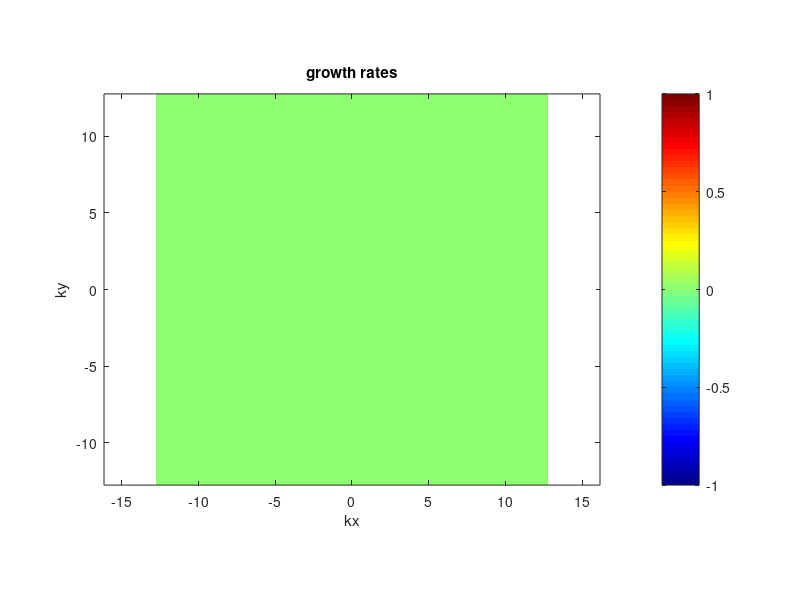
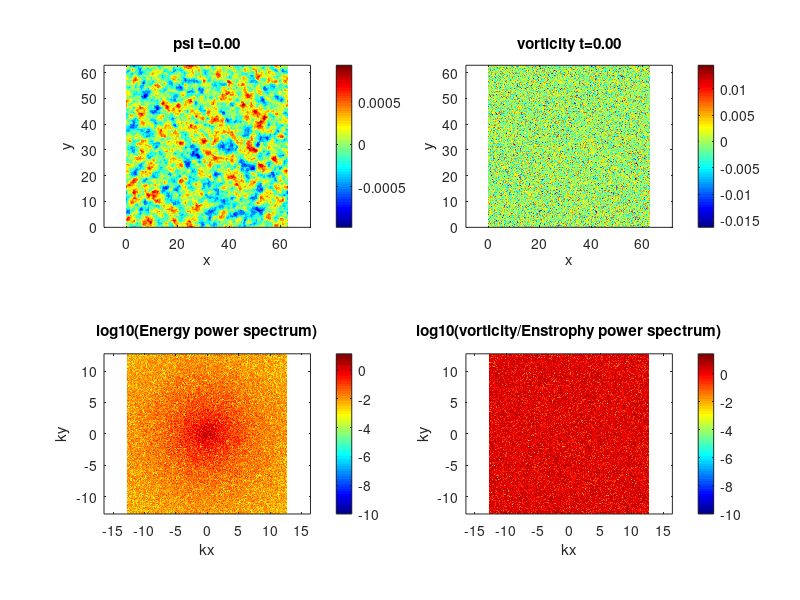
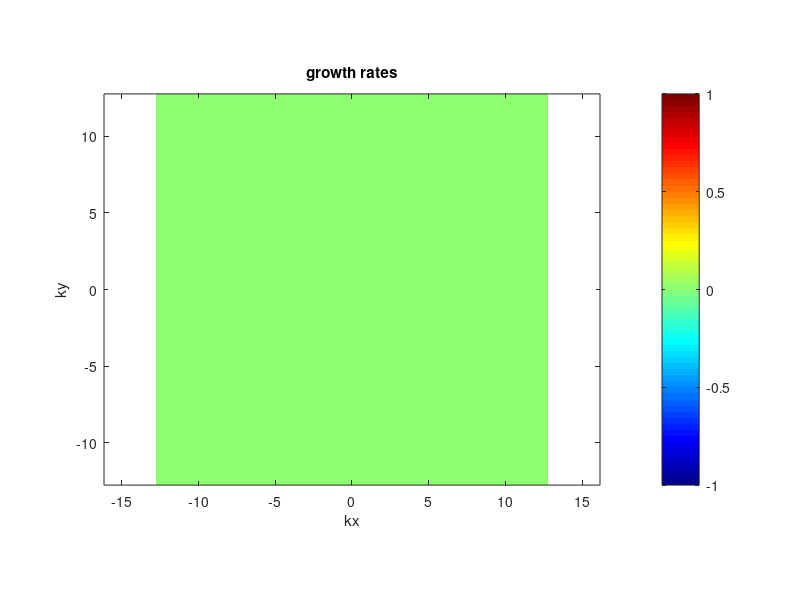

The MATLAB source for these figures, in order: (Note: a time limit stopped this script after it produced the figures.)
function spectral_DS2d
%%%%%%%%%%%%%%%%%%%%%%%%%%%%%%%%%%%%%%%%%%%%%%%%%%%%%%%%%%%%%%%%%%%%%%%%%%%%%%%%%
% 1-field toy model of the Dimits shift. Similar to the Hasegawa-Mima           %
% equation or the Kuramoto-Sivashinsky equation.                                %
%                                                                               %
% Based off an MIT code originally made by Jean-Christophe Nave.                %
% Modified by Denis St-Onge                                                     %
%                                                                               %
% Laplacian(psi) = w                                                            %
% u = psi_y                                                                     %
% v =-psi_x                                                                     %
%%%%%%%%%%%%%%%%%%%%%%%%%%%%%%%%%%%%%%%%%%%%%%%%%%%%%%%%%%%%%%%%%%%%%%%%%%%%%%%%%
clear all;
mkdir('plots'); mkdir('data');
delete('log.txt');

scale=0;         % quick scale of the linear terms
mu   =scale*2;      % friction
nu   =scale*0.01; % viscosity
muZF =scale*0e-4; %scale*2*0; % zonal friction
nuZF =scale*0e-5; %scale*5.0e-4; % zonal viscosity
l    =scale*0;     % Landau-like damping
gamma=scale*2.5;   % linear drive 2.4203
HM=scale*0;		 % HM-type wave
TH=scale*0;      % Terry-Horton i delta
h=1;             % hyperviscosity factor
hZF=2;             % hyperviscosity factor
forcing=0; 		 % forcing magnitude
LX=2*pi*10;      % X scale
LY=2*pi*10;      % Y scale
NX_real=256;     % resolution in x
NY_real=256;     % resolution in y
dt=1e-5;    % time step. Should start small as CFL updated can pick up the pace
pert_size=1e-2; % size of perturbation
TF=1000.0;   % final time
iF=2000000;  % final iteration, whichever occurs first
iRST=10000; % write restart dump
i_report=100;
en_print=10;
TSCREEN=1000; % sreen update interval time (NOTE: plotting is usually slow)
initial_condition='random';   %'simple vortices' 'vortices' 'random' or 'random w' 
AB_order=-1; % Adams Bashforth order 1,2,3, or 4 (3 more accurate, 2 possibly more stable) -1 = RK3
linear_term='exact'; % CN, BE, FE, or exact
simulation_type='NL'; % NL, QL, or L (nonlinear, quasilinear and linear respectively)
padding = true; % 3/2 padding, otherwise 2/3 truncation.
save_plots = true; % save plots to file
system_type='MHM'; % NS, HM, MHM
cfl_cadence=1;
max_dt=1e-5;
safety=0.15;
diagnostics=false;

%rng(707296708);
rng('shuffle');
s=rng;


% print log file.
diary('log.txt') 
diary on;

fig1=figure(1);
fig2=figure(2);

% ensure parameters get printed  to log.
fprintf('nu: %.05e  mu:%.05e gamma:%.05e\n',nu,mu,gamma);
fprintf('l: %.05e  HM:%.05e TH:%.05e\n',l,HM,TH);
fprintf('LX:%.02f LY:%.02f NX:%d NY:%d\n',LX, LY, NX_real, NY_real);
fprintf('h:%d scale:%d Tf:%.01f iF:%d\n',h, scale, TF, iF);
fprintf('hZF:%d muZF:%e nuZF:%e\n',hZF,muZF,nuZF);
fprintf('Nonlinear:%s padding:%d System:%s\n',simulation_type, padding,system_type);
fprintf('random seed:%d AB order:%d CFL step:%d\n',s.Seed, AB_order, cfl_cadence);
fprintf('safety:%f\n',safety);

energyFile=0; 
if(strcmp(initial_condition,'restart'))
    energyFile = fopen('energy.dat','a');
else
    energyFile = fopen('energy.dat','w');
end

fprintf(energyFile,'# [1] t  [2] dt  [3] energy  [4] enstrophy  [5] ZF    [6] DW    [7] flux\n');


NX=NX_real;
NY=NY_real;
if(padding)
    NX=3*NX/2;
    NY=3*NY/2;
end

dx=LX/NX;
dy=LY/NY;
dkx=2*pi/LX;
dky=2*pi/LY;
LXnum=0:dx:LX;
LYnum=0:dy:LY;

minkx= -(NX_real/2 - 1)*dkx;
maxkx=  (NX_real/2 - 1)*dkx;
minky= -(NY_real/2 - 1)*dky;
maxky=  (NY_real/2 - 1)*dky;
kxnum= minkx:dkx:maxkx;
kynum= minky:dky:maxky;

t=0.;
i=0;
k=0;
c1=0;
c2=0;
c3=0;
dt1=0;
dt2=0;
dt3=0;
w_hat=0; %this is our field.
I=sqrt(-1);

kx=dkx*I*ones(1,NY)'*(mod((1:NX)-ceil(NX/2+1),NX)-floor(NX/2)); % matrix of wavenumbers in x direction 
ky=dky*I*(mod((1:NY)'-ceil(NY/2+1),NY)-floor(NY/2))*ones(1,NX); % matrix of wavenumbers in y direction 

% Cutting of frequencies using the 2/3 rule. 
% Discard asymmetric N/2 term. Otherwise reality is not enforced.
dealias=abs(kx/dkx) <1/3*NX & abs(ky/dky) <1/3*NY;


ksquare=kx.^2+ky.^2;                                % Laplacian in Fourier space
ksquare(1,1)=-1; 
kmu = -(-1)^h*mu * ones(NY,NX)./(ksquare.^(h-1)) ;                            % drag force array
ksquare_viscous=-(-1)^h*nu*(ksquare.^h);            % Viscosity array

ksquare_poisson=ksquare - ones(NY, NX) + TH*ky;		% Poisson equation in Fourier space
if(strcmpi(system_type,'NS'))
    ksquare_poisson=ksquare;		% Poisson equation in Fourier space
end
ksquare_poisson(1,1)=-1;  % fixed Laplacian in Fourier space for Poisson's equation


gd = gamma * ky.^2./ksquare_poisson;

zonal_part = zeros(NY,NX);
zonal_part(1,:) = zonal_part(1,:) + ones(1,NX);
fluct_part = ones(NY,NX) - zonal_part;

lin_growth = -kmu + ksquare_viscous + gd - l*abs(ky); % this is the linear growth rate used in computations


% No damping on zonal modes. Modified Poisson equation (proper adiabatic electron response)
if(strcmpi(system_type,'MHM'))
    kxzf = kx(1,:);
    lin_growth(1,:) = zeros(1,NX) - muZF*ones(1,NX) -(-1)^hZF*nuZF*(kxzf.^(2*hZF)) ;
    ksquare_poisson(1,:) = ksquare_poisson(1,:) + ones(1,NX);
	ksquare_poisson(1,1)=-1;
end
numel(find(lin_growth(:)>0))

lin_trunc = dealias.*lin_growth;
max_growth = max(lin_trunc(:))
max_rate = max(abs(lin_trunc(:)))
0.25/max_rate

lg2 = lin_growth.^2;
lg3 = lin_growth.^3;

% forcing stuff?
kf_min = 16*dkx;
dkf = 0.5*dkx;
forcing_base = abs(ksquare) <= (kf_min+dkf)^2 & abs(ksquare) >= kf_min^2;

% Define initial vorticity distribution
switch lower(initial_condition)
   case {'vortices'}
      [i,j]=meshgrid(1:NX,(1:NY));
      psi=exp(-((i*dkx-pi).^2+(j*dky-pi+pi/4).^2)/(0.2))+exp(-((i*dx-pi).^2+(j*dky-pi-pi/4).^2)/(0.2))-0.5*exp(-((i*dkx-pi-pi/4).^2+(j*dky-pi-pi/4).^2)/(0.4));
    case {'simple vortices'}
        [i,j]=meshgrid((1:NX)*(2*pi/NX),(1:NY)*(2*pi/NY));
        psi=1*sin(i).*cos(j).^2;    
    case {'random psi'}
      psi=pert_size*(2*rand(NX,NY) - 1);%normally 1e-3
      w_hat=ksquare_poisson.*fft2(psi);
    case {'random'}
      w=pert_size*(2*rand(NY,NX)-1);%normally 5e-2
      w_hat=fft2(w);
      w_hat(1,:)=zeros(1,NX);
      %w_hat=zonal_part.*w_hat;
    case {'waves'}
      [i,j]=meshgrid((1:NX)*(2*pi/NX),(1:NY)*(2*pi/NY));
      %w=20*sin(32*j) + 1e-1*cos(13*i);
      w=2e1*sin(32*j) + 5e-2*(2*rand(NY,NX)-1);
      w_hat=fft2(w);
      w_hat(1,:)=fluct_part.*w_hat;
    case {'restart'}
        fileID=fopen('restart.bin','r');
        t=fread(fileID,1,'double');
        dt=fread(fileID,1,'double');
        i=fread(fileID,1,'int');
        k=fread(fileID,1,'int');
        dt1=fread(fileID,1,'double');
        dt2=fread(fileID,1,'double');
        dt3=fread(fileID,1,'double');
        c1=fread(fileID,[NY NX],'double')+I*fread(fileID,[NY NX],'double');
        c2=fread(fileID,[NY NX],'double')+I*fread(fileID,[NY NX],'double');
        c3=fread(fileID,[NY NX],'double')+I*fread(fileID,[NY NX],'double');
        w_hat=fread(fileID,[NY NX],'double')+I*fread(fileID,[NY NX],'double');
        fclose(fileID);        
    otherwise
      disp('Unknown initial conditions !!!');
      return
end

if(padding) % ensure there's no energy in the padded region of k-space.
   w_hat=dealias.*w_hat;
end
w_hat(1,1)=0; % Gauge condition. Should be redundant.
w_hat0=w_hat; % Keep initial conditions for possible future diagnostics.


u=0;
v=0;
U_ZF=0;
force=zeros(NY,NX);
w2=w_hat;

if(save_plots) %plot growth rate contours
	plotgrowth()
end

tic
while t<TF && i<iF
    psi_hat = w_hat./ksquare_poisson;  % Solve Poisson's Equation
    if(any(isnan(w_hat(:)))) % Something really bad has happened.
        disp(sprintf('Divergence at iteration: %d',i));
        return;
    end
    if(mod(i,i_report)==0)
       disp(sprintf('iteration: %d    dt:%.02e     t:%.03e     step time:%.1d s',i,dt,t,toc)); 
       tic;
        diary off; %flush diary
		diary on;
    end
    if (mod(i,en_print)== 0) 
        outputEnergy();
    end
    
    if (mod(i,TSCREEN)== 0) 
        plotfunc();
    end
    
    if (mod(i,iRST) == 0)
        dump('restart.bin');
    end
    

    if(forcing ~= 0)
       force=calculate_forcing(); 
    end
    
    w_hat_new=0;
    conv_hat =0;
    % Compute the non-linear term
    if (AB_order == -1 ) % RK3
	      w_hat_new = ETDRK3(w_hat);
    	if(mod(i+1,cfl_cadence)==0 && i > 3) % compute new timestep from CFL condition.
        	abs_u=abs(u);
        	abs_v=abs(v);
        	abs_ZF=abs(U_ZF);
        	maxV= max(abs_u(:)+abs_ZF(:))/dx + max(abs_v(:))/dy;
        	if(maxV>0)
           	 new_dt=1/maxV;
        	else
           	 new_dt=inf;
        	end
        		dt=min(max(0.5*dt,min(safety*new_dt,1.1*dt)),max_dt);
    		end
    else 
        conv_hat = calc_Nonlinear(w_hat,simulation_type);
         
     
    if(mod(i+1,cfl_cadence)==0 && i > 3) % compute new timestep from CFL condition.
        abs_u=abs(u);
        abs_v=abs(v);
        abs_ZF=abs(U_ZF);
        maxV= max(abs_u(:)+abs_ZF(:))/dx + max(abs_v(:))/dy;
        if(maxV>0)
            new_dt=1/maxV;
        else
            new_dt=inf;
        end
        dt=min(max(0.5*dt,min(safety*new_dt,1.1*dt)),max_dt);
    end
    
    conv_hat = dealias.*(conv_hat + forcing*kf_min*force/sqrt(dt));
    
    L1=0;
    L2=0;
    w_prev=w_hat;
    
    A=1.0; B=0; C=0; D=0;
    w_hat_new = 0;
    if (i < 1 || AB_order == 1) %Forward-Euler to generate history. Should run a small time-step at first. 
    	 %do nothing w_hat_new = w_hat_new - L2.*conv_hat;
    elseif (i < 2 || AB_order == 2)
    	w1=dt1/dt;
    	A=(1.0 + 0.5*w1);
    	B=0.5*w1;
   	elseif (i < 3 || AB_order == 3)
    	w1=dt1/dt;
    	w2=dt2/dt;
    	A=(2.0 + 3.0*w2 + 6.0*w1*(1+w1+w2))/(6.0*w1*(w1+w2));
    	B=(2.0 + 3.0*w1 + 3.0*w2)/(6.0*w1*w2);
    	C=(2.0 + 3.0*w1)/(6.0*w2*(w1+w2));
     elseif (i < 4 || AB_order == 4)
        w1=dt1/dt;
        w2=dt2/dt;
        w3=dt3/dt;
        A=(3.0 + 8.0*w2 + 4.0*w3 + 6.0*(2*w1^3 + w2*(w2+w3) +2.0*w1*(1.0+w2)*(1.0+w2+w3) + w1^2*(3.0 + 4.0*w2+2*w3)));
        A=A/(12.0*w1*(w1+w2)*(w1+w2+w3));
        B=(3.0 + 6.0*(w1+w2)*(w1+w2+w3) + 4.0*(2.0*(w1+w2)+w3))/(12.0*w1*w2*(w2+w3));
        C=(3.0 + 6.0*w1*(w1+w2+w3)+4.0*(2.0*w1 + w2+w3))/(12.0*w2*(w1+w2)*w3);
        D=(3.0 + 6.0*w1*(w1+w2)+4.0*(2.0*w1 + w2))/(12.0*w3*(w2+w3)*(w1+w2+w3));
    end
  
    
    
    switch upper(linear_term)
        case {'CN'} %crank nicolson
            L1=(1 + 0.5*dt*lin_growth)./(1 - 0.5*dt*lin_growth);
            L2=dt./(1 - 0.5*dt*lin_growth);    
        case {'BE'} %backward euler
            L1=1.0./(1 - dt*lin_growth);
            L2=dt./(1 - dt*lin_growth);    
        case {'EXACT'}%exact
            L1=exp(dt*lin_growth);
            L2=dt*L1;   
            B=B.*exp((dt1)*lin_growth);
            C=C.*exp((dt1+dt2)*lin_growth);
            D=D.*exp((dt1+dt2+dt3)*lin_growth);
        otherwise
            disp('Unknown linear handling type.');
            return;
    end
    
    % Compute Solution at the next step
	% Implicitly solve the linear term with 2nd order Crank-Nicholson
    w_hat_new = L1.*w_prev;
    w_hat_new = w_hat_new - L2.*(A.*conv_hat - B.*c1 + C.*c2 - D.*c3);
  
    end
    t=t+dt;
    i=i+1;

    w_hat=w_hat_new;
    
    c3=c2;
    c2=c1;
    c1=conv_hat;
    
    dt3=dt2;
    dt2=dt1;
    dt1=dt;
end
fclose(energyFile);

%write final state 
fprintf('Simulation ended at time %.03e and iteration %d\n',t,i);
dump('final_state.bin');

if(strcmpi(simulation_type,'L') && diagnostics)
   w0f=w_hat0.*exp(t*lin_growth); 
   comp=abs(w_hat-w0f)./abs(w0f);
   fprintf('Maximum linear error:%e\n',max(comp(:)));
end

% SIMULATION ENDS HERE

%%----------------------------------%%
%% Helper Function Definitions      %% 
%%----------------------------------%%

	function f=calculate_forcing()
        f=zeros(NY,NX);
        for i1 = 1:NY
           for j1 = 1:NX
                if(forcing_base(i1,j1) ~=0 )
                    f(i1,j1) = randn(1);
                end    
           end
        end
	end

    function x=RK3(w_h)
        a =[8./15.,5./12.,0.75];
        b =[0,-17.0/60.0,-5.0/12.0];
        Fa =0.0;
        Fb =0.0;
        u_new=w_h;
        for j = 1:3 
            Fb = Fa;
            Fa = calc_Nonlinear(u_new,simulation_type);
            u_new = (1 + 0.5*(a(j)+b(j))*dt*lin_growth)./(1 - 0.5*(a(j)+b(j))*dt*lin_growth).*u_new;
            u_new = u_new + a(j)*Fa +b(j)*Fb;
        end
        x=u_new;
    end   

    function x=ETDRK3(w_h)
        u_new=w_h;
        
        lin_zeroes = (dt*abs(lin_growth)) < 1e-3;
        lin_NZ = ones(NY,NX) - lin_zeroes;
        
        lin_div = lin_growth + lin_zeroes.*ones(NY,NX);
        st=simulation_type;
        eh = exp(0.5*lin_growth*dt);
        e1 = exp(lin_growth*dt);

        M=32; 	
		r=exp(I*pi*((1:M)-0.5)/M);

	
		lg= lin_growth(:); LR=dt*lg(:,ones(M,1)) + r(ones(NY*NX,1),:);
        elr=exp(LR);
		Q1 =dt*real(mean(			 (exp(LR/2)-1)./LR							,2));
		Q2 =dt*real(mean(			 (elr-1)./LR                                ,2));
		f1 =dt*real(mean(		 (-4   -LR        +elr.*(4-3*LR+LR.^2))./LR.^3	,2));
		f2 =dt*real(mean(		4*( 2  +LR        +elr.*(-2+LR))./LR.^3			,2));
		f3 =dt*real(mean(		 (-4 -3*LR -LR.^2 +elr.*(4-LR))./LR.^3			,2));
		Q1=reshape(Q1,NY,NX);
		Q2=reshape(Q2,NY,NX);
		f1=reshape(f1,NY,NX);
		f2=reshape(f2,NY,NX);
		f3=reshape(f3,NY,NX);

        A1 = -calc_Nonlinear(u_new,st);
        
        an =     u_new.*eh + Q1.*A1;
      
        A2 = -calc_Nonlinear(an,st);
        
        bn = u_new.*e1 + Q2.*(2.0*A2-A1);
        
        A3 = -calc_Nonlinear(bn,st);
        
        cn = u_new.*e1 + (A1.*f1 + A2.*f2 + A3.*f3); 
        
        x = dealias.*cn;   

    end   
 function x=ETDRK2(w_h)
        u_new=w_h;
        
        lin_zeroes = dt*abs(lin_growth) == 0;
        lin_NZ = ones(NY,NX) - lin_zeroes; 
        
        lin_div = lin_growth + lin_zeroes.*ones(NY,NX);
        st=simulation_type;
        e1 = exp(lin_growth*dt);
        
        A1 = -calc_Nonlinear(u_new,st);
        
        an =     lin_NZ.*(u_new.*e1 + (e1 - ones(NY,NX)).*A1./lin_div);
        an = an + lin_zeroes.*(u_new.*e1 + dt*A1);
        
        A2 = -calc_Nonlinear(an,st);
        
        bn = lin_NZ.*(u_new.*e1 + (e1 - ones(NY,NX)).*(2.0*A2-A1)./lin_div);
        bn = bn + lin_zeroes.*(u_new.*e1 + dt*(2.0*A2-A1));
        
        cnNZ = an + (A2 - A1).*(e1 - ones(NY,NX) - dt*lin_growth)./(dt*lin_div.^2);
        cnZ = an + 0.5*dt*(A2-A1);
        x = dealias.*(lin_zeroes.*cnZ + lin_NZ.*cnNZ);
 end   

    function infCheck(inver,name)
       if(any(isinf(inver(:))))
              disp(sprintf('%s infinity at iteration: %d',name, i));
       end
    end

    function nanCheck(inver,name)
       if(any(isnan(inver(:))))
              disp(sprintf('%s NaN at iteration: %d',name, i));
       end
    end

	function y=calc_Nonlinear(w_h,type)
    conv_hat = 0;
    psi_h = w_h./ksquare_poisson;  % Solve Poisson's Equation
	switch upper(type)
        	case {'NL'} %full non-linear
            	uhat = -ky.*psi_h;
            	vhat =  kx.*psi_h;
            	w_xhat = kx.*w_h;
            	w_yhat = ky.*w_h;
            
            	% dealiasing here truncates if not padded, other it has no effect
            	u  =real(ifft2(dealias.*uhat));      % Compute  y derivative of stream function ==> u
            	v  =real(ifft2(dealias.*vhat));      % Compute -x derivative of stream function ==> v
            	w_x=real(ifft2(dealias.*w_xhat));      % Compute  x derivative of vorticity
            	w_y=real(ifft2(dealias.*w_yhat));
            	conv     = u.*w_x + v.*w_y;         % evaluate the convective derivative (u,v).grad(w)   
            	conv_hat = fft2(conv);              % go back to Fourier space
      
        	case {'QL'} %quasi-linear
            	%for zonal part
            	uphat = -ky.*fluct_part.*psi_h;
            	vphat =  kx.*fluct_part.*psi_h;
        
            	%for fluctuation part
            	U_hat = kx.*zonal_part.*psi_h;
            	U_xxhat = (kx.^2).*U_hat;
            	w_yhat = ky.*fluct_part.*w_h;       
        
            	% dealiasing here truncates if not padded, other it has no effect
            	u    =real(ifft2(dealias.*uphat));      % Compute  y derivative of stream function ==> u
            	v    =real(ifft2(dealias.*vphat));      % Compute -x derivative of stream function ==> v
            	U_ZF =real(ifft2(dealias.*U_hat));      % Compute zonal velocity
            	U_xx =real(ifft2(dealias.*U_xxhat));      % Compute zonal velocity
            	w_y  =real(ifft2(dealias.*w_yhat));
            	conv_fluct = U_ZF.*w_y + u.*U_xx;         % evaluate the convective derivative (u,v).grad(w)   
            	conv_zonal = u.*v;         % evaluate the convective derivative (u,v).grad(w)       
            	conv_fluct_hat = fft2(conv_fluct);               % go back to Fourier space
            	conv_zonal_hat = fft2(conv_zonal);
            	conv_hat = fluct_part.*conv_fluct_hat + (kx.^2).*zonal_part.*conv_zonal_hat;
        	case {'L'}%full linear 
           	 %do nothing
            otherwise
           	 disp('Unknown simulation type.');
        	    return 
    end
    if(padding)
        conv_hat = dealias.*conv_hat;
    end
    y=conv_hat;
	end

	function plotgrowth()
    	subplot(1,1,1);
    	plotg=0;
    	f=randn(NY,NX).*forcing_base;
    	if(padding)
       		plotg=circshift(dealias.*lin_growth,[NY_real/2,NX_real/2]); 
       		plotg=plotg(2:NY_real,2:NX_real);
    	else
       		plotg=circshift(dealias.*lin_growth,[NY_real/2,NX_real/2]); 
       		plotg=plotg(2:NY_real,2:NX_real);
    	end
    	force=real(ifft2(f));
    	imagesc(kxnum,kynum,real(plotg)), axis equal tight, colorbar
    	%imagesc(kxnum,kynum,f), axis equal tight, colorbar
    	set(gca,'Ydir','Normal')
    	colormap(jet)
    	title('growth rates');    
    	xlabel('kx');
    	ylabel('ky');
    	if(save_plots)
        	saveas(gcf,'growth.png');
   		end
   		drawnow
    end
    function outputEnergy()
        diary off; %flush diary
		diary on;
        
        w_curr=w_hat;
        psi_curr=psi_hat;
     
        enstrophy = 0.5*w_curr.*conj(w_curr);
        energy = 0.5*real(-conj(psi_curr).*w_curr);
     %   flux = -0.5*real(psi_y.*(psi_y.*psi_y + psi_x.*psi_x  + psi.*psi));
             
        enstrophy_tot = sum(enstrophy(:))/(NX*NY)^2;
        energy_tot    = sum(energy(:))/(NX*NY)^2; 
        ZF_energy = sum(sum(zonal_part.*energy))/(NX*NY)^2;
        DW_energy = sum(sum(fluct_part.*energy))/(NX*NY)^2;
       % flux_tot = sum(flux(:))/(NX*NY);
        
        fprintf(energyFile,'%e %e %.15e %e %e %e \n',t,dt,energy_tot,enstrophy_tot,ZF_energy,DW_energy);
        
        
    end
    function plotfunc()
              % Go back in real space omega in real space for plotting
		diary off; %flush diary
		diary on;
        w_curr=w_hat;
        psi_curr=psi_hat;
        psi=real(ifft2(psi_curr));
        w=real(ifft2(w_curr)); 
     
        enstrophy = 0.5*w_curr.*conj(w_curr);
        energy = 0.5*real(-conj(psi_curr).*w_curr);                  
        
		%iso_spectrum(energy,enstrophy);

        if(padding)
           enstrophy=circshift(enstrophy,[NY_real/2,NX_real/2]); 
           enstrophy=enstrophy(2:NY_real,2:NX_real);
           energy=circshift(energy,[NY_real/2,NX_real/2]); 
           energy=energy(2:NY_real,2:NX_real);
        else
           enstrophy=circshift(enstrophy,[NY_real/2,NX_real/2]); 
           enstrophy=enstrophy(2:NY_real,2:NX_real);
           energy=circshift(energy,[NY_real/2,NX_real/2]); 
           energy=energy(2:NY_real,2:NX_real);
        end
      
        wlog=max(log10(enstrophy),-10);
        energylog=max(log10(energy),-10);
        set(0,'CurrentFigure',fig1);
        subplot(2,2,1)
        imagesc(LXnum,LYnum,psi), axis equal tight, colorbar
        set(gca,'Ydir','Normal')
        colormap(jet)
        title(sprintf('psi t=%.02f',t));
        xlabel('x');
        ylabel('y');
        subplot(2,2,2)
        imagesc(LXnum,LYnum,w), axis equal tight, colorbar
        title(sprintf('vorticity t=%.02f',t));
        set(gca,'Ydir','Normal')
        xlabel('x');
        ylabel('y');
        subplot(2,2,3)
        imagesc(kxnum,kynum, energylog), axis equal tight, colorbar
        title('log10(Energy power spectrum)');    
        set(gca,'Ydir','Normal')
        xlabel('kx');
        ylabel('ky');
        subplot(2,2,4)
        imagesc(kxnum,kynum,wlog), axis equal tight, colorbar
        set(gca,'Ydir','Normal')
        xlabel('kx');
        ylabel('ky');
        title('log10(vorticity/Enstrophy power spectrum)');    
        if(save_plots)
            saveas(gcf,sprintf('plots/fig_%d.png',k));
        end
        drawnow
        set(0,'CurrentFigure',fig2);
        if(1==1)
       %     kx_spec=energylog(NY_real/2,:);
       %     ky_spec=energylog(:,NX_real/2);
       %     kx_spec(NX_real/2)=0.5*(kx_spec(NX_real/2-1)+kx_spec(NX_real/2+1)); 
       %     ky_spec(NY_real/2)=0.5*(ky_spec(NY_real/2-1)+ky_spec(NY_real/2+1)); 
       %     [~,Ix] = max(kx_spec(:));
       %     [~,Iy] = max(ky_spec(:));
       %     if(diagnostics)
       %        disp(sprintf('%.10e %.10e',energy_tot,enstrophy_tot));
       %         disp(sprintf('Maximum DW mode:%.01f    Maximum ZF mode:%.01f',abs(kynum(Iy)), abs(kxnum(Ix))));
       %     end
       %     plot(kxnum,kx_spec,kynum,ky_spec);
       %     legend('Zonal (ky=0)','DW (kx=0)');
       %     title(sprintf('DW/Zonal energy spectrum t=%.02f',t));
       %     xlabel('k');
        else
            kxpos=0:dkx:maxkx;
            loglog(kxpos,radenergy(1:NX_real/2),kxpos,radenstrophy(1:NX_real/2));
            title(sprintf('Radial energy/enstrophy spectrum t=%.02f',t));
            legend('Energy','Enstrophy')
            xlabel('k'); 
        end
        drawnow
        if(save_plots)
            saveas(gcf,sprintf('plots/k_spec_%d.png',k));
        end
        k=k+1;
    end

    function iso_spectrum(energy,enstrophy)
        raden_arr=cat(2,sqrt(abs(ksquare(:))),energy(:),enstrophy(:));
        raden_arr=sortrows(raden_arr);
        radenergy=zeros(max(NX,NY),1);
        radenstrophy=zeros(max(NX,NY),1);
        ik_old=1;
        nk=0;
        counts=zeros(max(NX,NY),1);
        for n = 1:length(ksquare(:))
            ik=round(raden_arr(n,1)/min(dkx,dky)) + 1;
            radenergy(ik) = radenergy(ik) + raden_arr(n,2);
            radenstrophy(ik) = radenstrophy(ik) + raden_arr(n,3);
            if(ik~=ik_old)
                counts(ik_old) = nk;
                nk=0;
                ik_old=ik;
            end
            nk=nk+1;
        end    
        
        range =0:min(dkx,dky):sqrt(2)*max(maxkx,maxky);
        l=length(range);
        
        surface = 2*pi/min(dkx,dky);
        comp=surface*range./(counts(1:l).');
        
        kxpos=0:min(dkx,dky):max(maxkx,maxky);
        specFile = fopen(sprintf('data/rad_spec_%d.dat',k),'w');
        radenergy_comp = radenergy(1:l).*comp.';
        radenstrophy_comp = radenstrophy(1:l).*comp.';
        
		ZF_en = zeros(l);
        ZF_ens = zeros(l);
        ZF_en(1:(NX/2)) = energy(1,1:(NX/2));  	 
        ZF_ens(1:(NX/2)) = enstrophy(1,1:(NX/2));

		DW_en = zeros(l);
        DW_ens = zeros(l);
        DW_en(1:(NY/2)) = energy(1:(NY/2),1);  	 
        DW_ens(1:(NY/2)) = enstrophy(1:(NY/2),1);

        for n = 1:l
            fprintf(specFile,'%e %e %e %e %e %e %e\n',range(n),radenergy_comp(n),radenstrophy_comp(n),ZF_en(n),ZF_ens(n), DW_en(n),DW_ens(n));       
        end
        
        fclose(specFile); 
    end


    function dump(filename)
        fileID=fopen(filename,'w');
        fwrite(fileID,t,'double');
        fwrite(fileID,dt,'double');
        fwrite(fileID,i,'int');
        fwrite(fileID,k,'int');
        fwrite(fileID,dt1,'double');
        fwrite(fileID,dt2,'double');
        fwrite(fileID,dt3,'double');
        fwrite(fileID,real(c1),'double'); fwrite(fileID,imag(c1),'double');
        fwrite(fileID,real(c2),'double'); fwrite(fileID,imag(c2),'double');
        fwrite(fileID,real(c3),'double'); fwrite(fileID,imag(c3),'double');
        fwrite(fileID,real(w_hat),'double');fwrite(fileID,imag(w_hat),'double');
        fclose(fileID);
    end
end
